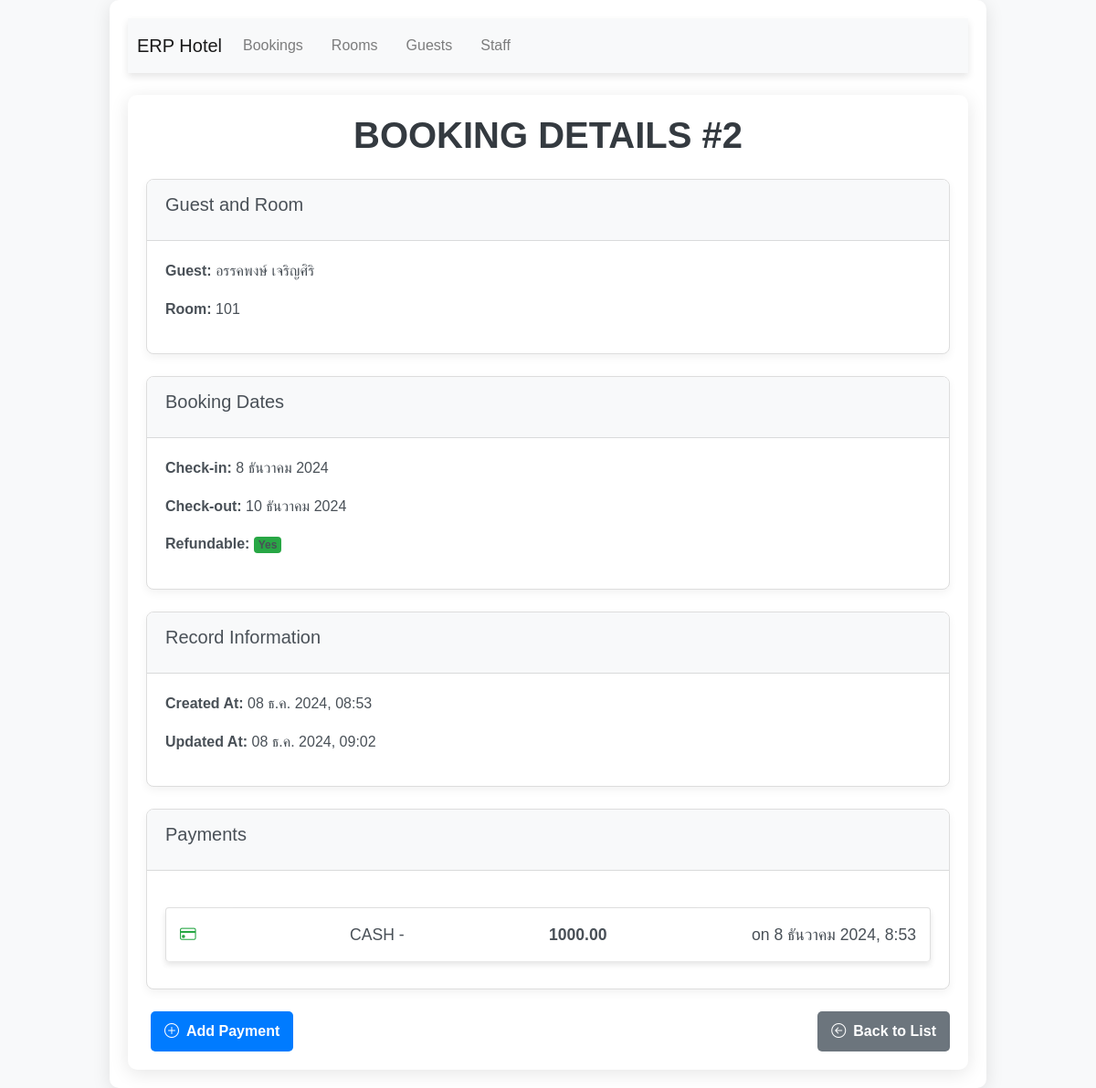
/bookings/2/, run on the app's committed database.
### bookings/models.py (models this page shows, shortened)
class Booking(models.Model):
    guest = models.ForeignKey("guests.Guest", on_delete=models.CASCADE, verbose_name=_("ลูกค้า"), help_text=_("ลูกค้าที่ทำการจองห้องพัก"))
    room = models.ForeignKey("rooms.Room", on_delete=models.CASCADE, verbose_name=_("ห้องพัก"), help_text=_("ห้องพักที่ลูกค้าทำการจอง"))
    check_in = models.DateField(verbose_name=_("วันที่เช็คอิน"), help_text=_("วันที่ลูกค้าจะเข้าพัก"))
    check_out = models.DateField(verbose_name=_("วันที่เช็คเอาท์"), help_text=_("วันที่ลูกค้าจะเช็คเอาท์"))
    cancellation_fee = models.DecimalField(max_digits=10, decimal_places=2, default=0.00, validators=[MinValueValidator(0)], verbose_name=_("ค่าธรรมเนียมยกเลิก"), help_text=_("ค่าธรรมเนียมที่จะถูกเรียกเก็บหากลูกค้ายกเลิกการจอง"))
    refundable = models.BooleanField(default=True, verbose_name=_("สามารถคืนเงินได้"), help_text=_("ระบุว่าการจองนี้สามารถขอคืนเงินได้หรือไม่"))
    created_at = models.DateTimeField(auto_now_add=True, verbose_name=_("สร้างเมื่อ"), help_text=_("วันที่และเวลาที่บันทึกการจอง"))
    updated_at = models.DateTimeField(auto_now=True, verbose_name=_("แก้ไขเมื่อ"), help_text=_("วันที่และเวลาที่มีการแก้ไขข้อมูลล่าสุด"))
    history = HistoricalRecords()
    class Meta:
        verbose_name = _("การจอง")
        verbose_name_plural = _("การจอง")
        ordering = ["-created_at"]
        constraints = [models.CheckConstraint(check=models.Q(check_out__gt=models.F("check_in")), name="check_out_gt_check_in")]
        indexes = [models.Index(fields=["guest"]), models.Index(fields=["room"])]

class Payment(models.Model):
    PAYMENT_METHODS = [("CASH", _("เงินสด")), ("CREDIT", _("บัตรเครดิต"))]
    booking = models.OneToOneField(Booking, on_delete=models.CASCADE, verbose_name=_("การจอง"), help_text=_("การจองที่เกี่ยวข้องกับการชำระเงินนี้"))
    payment_method = models.CharField(max_length=50, choices=PAYMENT_METHODS, verbose_name=_("ช่องทางการชำระเงิน"), help_text=_("วิธีการชำระเงินที่ใช้ในการทำรายการ"))
    amount_paid = models.DecimalField(max_digits=10, decimal_places=2, validators=[MinValueValidator(0)], verbose_name=_("จำนวนเงินที่ชำระ"), help_text=_("จำนวนเงินที่ลูกค้าชำระ"))
    payment_date = models.DateTimeField(auto_now_add=True, verbose_name=_("วันที่ชำระเงิน"), help_text=_("วันที่และเวลาที่ทำรายการชำระเงิน"))
    history = HistoricalRecords()
    class Meta:
        verbose_name = _("การชำระเงิน")
        verbose_name_plural = _("การชำระเงิน")
        ordering = ["-payment_date"]
        indexes = [models.Index(fields=["booking"])]

### guests/models.py (models this page shows, shortened)
class Guest(models.Model):
    full_name = models.CharField(max_length=255, verbose_name=_("ชื่อเต็ม"), help_text=_("ชื่อเต็มของลูกค้า"))
    email = models.EmailField(unique=True, verbose_name=_("อีเมล"), help_text=_("อีเมลที่ใช้ในการติดต่อหรือทำการจอง"))
    phone = models.CharField(max_length=15, verbose_name=_("เบอร์โทรศัพท์"), help_text=_("หมายเลขโทรศัพท์ของลูกค้า"))
    id_card_number = models.CharField(max_length=13, unique=True, null=True, blank=True, verbose_name=_("เลขบัตรประชาชน"), help_text=_("หมายเลขบัตรประชาชนของลูกค้า"))
    address = models.TextField(null=True, blank=True, verbose_name=_("ที่อยู่"), help_text=_("ที่อยู่ของลูกค้า (อาจจะเป็นที่อยู่สำหรับการจัดส่งเอกสารหรือการเช็คอิน)"))
    created_at = models.DateTimeField(auto_now_add=True, verbose_name=_("สร้างเมื่อ"), help_text=_("วันที่และเวลาที่ลูกค้าถูกบันทึกเข้าระบบ"))
    updated_at = models.DateTimeField(auto_now=True, verbose_name=_("แก้ไขเมื่อ"), help_text=_("วันที่และเวลาที่ข้อมูลของลูกค้าถูกแก้ไขล่าสุด"))
    history = HistoricalRecords()
    class Meta:
        verbose_name = _("ลูกค้า")
        verbose_name_plural = _("ลูกค้า")
        ordering = ["full_name"]
        indexes = [models.Index(fields=["email"]), models.Index(fields=["phone"])]

### rooms/models.py (models this page shows, shortened)
class Room(models.Model):
    number = models.CharField(max_length=10, unique=True, verbose_name=_("หมายเลขห้อง"), help_text=_("เช่น 101, 102, 201"))
    type = models.CharField(max_length=100, verbose_name=_("ประเภทห้อง"), help_text=_("เช่น ห้องเดี่ยว, ห้องคู่, ห้องสวีท"))
    status = models.CharField(max_length=20, choices=RoomStatus.choices, default=RoomStatus.AVAILABLE, verbose_name=_("สถานะ"), help_text=_("ว่าง, ถูกจอง, อยู่ระหว่างซ่อมแซม"))
    price_per_night = models.DecimalField(max_digits=10, decimal_places=2, verbose_name=_("ราคาต่อคืน"), help_text=_("ราคาห้องพักต่อคืน"))
    size = models.FloatField(verbose_name=_("พื้นที่ห้อง (ตารางเมตร)"), help_text=_("พื้นที่ของห้องพักในหน่วยตารางเมตร"))
    amenities = models.ManyToManyField(Amenity, through="RoomAmenity", verbose_name=_("สิ่งอำนวยความสะดวก"), help_text=_("สิ่งอำนวยความสะดวกในห้อง"))
    created_at = models.DateTimeField(auto_now_add=True, verbose_name=_("สร้างเมื่อ"), help_text=_("วันที่และเวลาที่ห้องพักถูกเพิ่มเข้าระบบ"))
    updated_at = models.DateTimeField(auto_now=True, verbose_name=_("แก้ไขเมื่อ"), help_text=_("วันที่และเวลาที่ข้อมูลห้องพักถูกแก้ไขล่าสุด"))
    history = HistoricalRecords()
    class Meta:
        verbose_name = _("ห้องพัก")
        verbose_name_plural = _("ห้องพัก")
        ordering = ["number"]

### bookings/views.py (the view)
# urls.py: path('bookings/<int:pk>/', views.booking_detail, name='booking_detail'),
def booking_detail(request, pk):
    booking = get_object_or_404(Booking, pk=pk)
    payments = Payment.objects.filter(booking=booking)
    return render(request, 'booking_detail.html', {'booking': booking, 'payments': payments})

### bookings/templates/booking_detail.html (shortened to what this page needs)
{% extends 'base_generic.html' %}
{% load static %}
{% block content %}
    <link rel="stylesheet" href="{% static 'css/booking_detail.css' %}">
    <div class="container mt-4">
        <h1 class="text-center mb-4">Booking Details #{{ booking.id }}</h1>
        <div class="card mb-4">
            <div class="card-header">
                <h5 class="card-title">Guest and Room</h5>
            </div>
            <div class="card-body">
                <p><strong>Guest:</strong> {{ booking.guest.full_name }}</p>
                <p><strong>Room:</strong> {{ booking.room.number|default:"No room assigned" }}</p>
            </div>
        </div>
        <div class="card mb-4">
            <div class="card-header">
                <h5 class="card-title">Booking Dates</h5>
            </div>
            <div class="card-body">
                <p><strong>Check-in:</strong> {{ booking.check_in }}</p>
                <p><strong>Check-out:</strong> {{ booking.check_out }}</p>
                <p><strong>Refundable:</strong>
                    {% if booking.refundable %}
                        <span class="badge bg-success">Yes</span>
                    {% else %}
                        <span class="badge bg-danger">No</span>
                    {% endif %}
                </p>
            </div>
        </div>
        <div class="card mb-4">
            <div class="card-header">
                <h5 class="card-title">Record Information</h5>
            </div>
            <div class="card-body">
                <p><strong>Created At:</strong> {{ booking.created_at|date:"d M Y, H:i" }}</p>
                <p><strong>Updated At:</strong> {{ booking.updated_at|date:"d M Y, H:i" }}</p>
            </div>
        </div>
        <div class="card mb-4">
            <div class="card-header">
                <h5 class="card-title">Payments</h5>
            </div>
            <div class="card-body">
                <ul class="list-group">
                    {% for payment in payments %}
                        <li class="list-group-item">
                            <i class="bi bi-credit-card"></i> {{ payment.payment_method }}
                            - <strong>{{ payment.amount_paid }}</strong> on {{ payment.payment_date }}
                        </li>
                    {% empty %}
                        <li class="list-group-item text-muted">No payments recorded.</li>
                    {% endfor %}
                </ul>
            </div>
        </div>
        <div class="d-flex justify-content-between mt-4">
            <a href="{% url 'payment_create' booking_pk=booking.pk %}" class="btn btn-primary">
                <i class="bi bi-plus-circle"></i> Add Payment
            </a>
            <a href="{% url 'booking_list' %}" class="btn btn-secondary">
                <i class="bi bi-arrow-left-circle"></i> Back to List
            </a>
        </div>
    </div>
{% endblock %}

### bookings/static/css/styles.css (style rules this page uses)
body { font-family: 'Arial', sans-serif; background-color: #f8f9fa; margin: 0; padding: 0; }
.container { max-width: 900px; margin: 0 auto; padding: 20px; }
h1 { font-size: 2rem; color: #343a40; margin-bottom: 20px; }
.list-group-item { display: flex; justify-content: space-between; align-items: center; padding: 15px; border-radius: 8px; margin-bottom: 10px; background-color: #ffffff; box-shadow: 0 4px 6px rgba(0, 0, 0, 0.1); transition: background-color 0.3s ease, box-shadow 0.3s ease; }
.btn { margin-left: 5px; }
.btn i { margin-right: 5px; }
.btn-primary { background-color: #007bff; border-color: #007bff; }
.card { border: none; box-shadow: 0 4px 6px rgba(0, 0, 0, 0.1); border-radius: 8px; transition: box-shadow 0.3s ease; }
.card-header { background-color: #f1f1f1; font-weight: bold; padding: 15px; border-radius: 8px 8px 0 0; }
.card-body { padding: 20px; }
.card-body ul.list-group { margin-top: 20px; }
.card-body .list-group-item { font-size: 1.1rem; }
.card-body .list-group-item i { margin-right: 10px; color: #28a745; }

### bookings/static/css/booking_detail.css (style rules this page uses)
.container { max-width: 960px; margin: 0 auto; padding: 20px; background-color: #ffffff; border-radius: 10px; box-shadow: 0 4px 20px rgba(0, 0, 0, 0.1); }
h1 { font-size: 2.5rem; font-weight: bold; color: #343a40; margin-bottom: 1.5rem; text-align: center; text-transform: uppercase; }
.card { border: 1px solid #ddd; border-radius: 8px; box-shadow: 0 4px 10px rgba(0, 0, 0, 0.05); overflow: hidden; margin-bottom: 1.5rem; transition: box-shadow 0.3s ease; }
.card-header { background-color: #f8f9fa; font-weight: bold; font-size: 1.25rem; padding: 15px 20px; color: #495057; }
.card-body { padding: 20px; font-size: 1rem; color: #495057; line-height: 1.6; }
.list-group-item { font-size: 1.1rem; padding: 15px; border-bottom: 1px solid #e9ecef; display: flex; justify-content: space-between; align-items: center; transition: background-color 0.3s ease; }
.list-group-item:last-child { border-bottom: none; }
.btn { font-size: 1rem; padding: 10px 15px; border-radius: 5px; font-weight: bold; display: inline-flex; align-items: center; transition: background-color 0.3s ease, transform 0.2s ease; }
.btn i { margin-right: 8px; }
.btn-primary { background-color: #007bff; border: none; color: white; }
.btn-secondary { background-color: #6c757d; border: none; color: white; }
.mb-4 { margin-bottom: 1.5rem; }
.container { animation: fadeIn 0.5s ease-in-out; }

### data on the page
Booking: id "2", guest.full_name "อรรคพงษ์ เจริญศิริ", room.number "101", check_in "8 ธันวาคม 2024", check_out "10 ธันวาคม 2024", created_at "08 ธ.ค. 2024, 08:53", updated_at "08 ธ.ค. 2024, 09:02"
Payment: payment_method "CASH", amount_paid "1000.00", payment_date "8 ธันวาคม 2024, 8:53"
